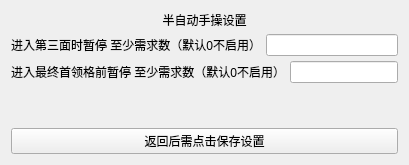
             <widget class="QWidget" name="iron_blood_manual_page">
              <layout class="QVBoxLayout" name="verticalLayout_iron_blood_manual_page">
               <property name="spacing">
                <number>5</number>
               </property>
               <item>
                <widget class="QLabel" name="label_iron_blood_manual_header">
                 <property name="text">
                  <string>半自动手操设置</string>
                 </property>
                 <property name="alignment">
                  <set>Qt::AlignCenter</set>
                 </property>
                </widget>
               </item>
               <item>
                <layout class="QHBoxLayout" name="horizontalLayout_third_plane_pause">
                 <item>
                  <widget class="QLabel" name="label_third_plane_pause">
                   <property name="text">
                    <string>进入第三面时暂停 至少需求数（默认0不启用）</string>
                   </property>
                  </widget>
                 </item>
                 <item>
                  <widget class="QLineEdit" name="Iron_blood_third_plane_pause_input"/>
                 </item>
                </layout>
               </item>
               <item>
                <layout class="QHBoxLayout" name="horizontalLayout_boss_before_pause">
                 <item>
                  <widget class="QLabel" name="label_boss_before_pause">
                   <property name="text">
                    <string>进入最终首领格前暂停 至少需求数（默认0不启用）</string>
                   </property>
                  </widget>
                 </item>
                 <item>
                  <widget class="QLineEdit" name="Iron_blood_boss_before_pause_input"/>
                 </item>
                </layout>
               </item>
               <item>
                <spacer name="verticalSpacer_iron_blood_manual_page">
                 <property name="orientation">
                  <enum>Qt::Vertical</enum>
                 </property>
                 <property name="sizeHint" stdset="0">
                  <size>
                   <width>20</width>
                   <height>40</height>
                  </size>
                 </property>
                </spacer>
               </item>
               <item>
                <widget class="QPushButton" name="Iron_blood_manual_back_btn">
                 <property name="text">
                  <string>返回后需点击保存设置</string>
                 </property>
                </widget>
               </item>
              </layout>
             </widget>
